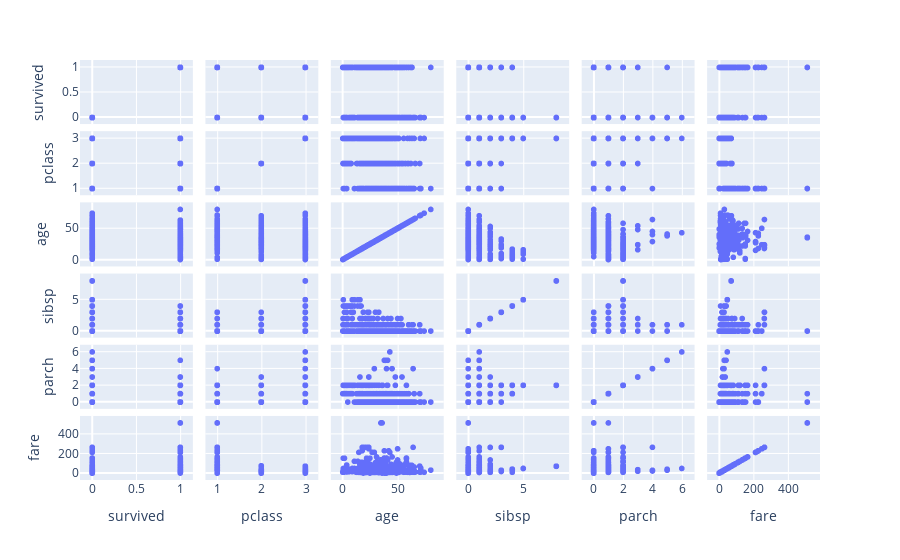

Notebook code for this chart:
### Markdown cell above
###### 9. Write a Python program to display distribution plot for all numberical columns.

### Code cell
### code here
px.scatter_matrix(df,dimensions=['survived','pclass','age','sibsp','parch','fare'])

### Figure 1 — Plotly figure (JSON) as saved in the notebook; plotly's stock layout.template omitted (floating-point values rounded to 4 significant figures; data arrays with more than 128 entries replaced by an {"elided": "..."} marker saying what was removed)
{"data": [{"dimensions": [{"axis": {"matches": true}, "label": "survived", "values": {"elided": "891 int values"}}, {"axis": {"matches": true}, "label": "pclass", "values": {"elided": "891 int values"}}, {"axis": {"matches": true}, "label": "age", "values": {"elided": "891 float values"}}, {"axis": {"matches": true}, "label": "sibsp", "values": {"elided": "891 int values"}}, {"axis": {"matches": true}, "label": "parch", "values": {"elided": "891 int values"}}, {"axis": {"matches": true}, "label": "fare", "values": {"elided": "891 float values"}}], "hovertemplate": "%{xaxis.title.text}=%{x}<br>%{yaxis.title.text}=%{y}<extra></extra>", "legendgroup": "", "marker": {"color": "#636efa", "symbol": "circle"}, "name": "", "showlegend": false, "type": "splom"}], "layout": {"dragmode": "select", "legend": {"tracegroupgap": 0}, "margin": {"t": 60}}}
